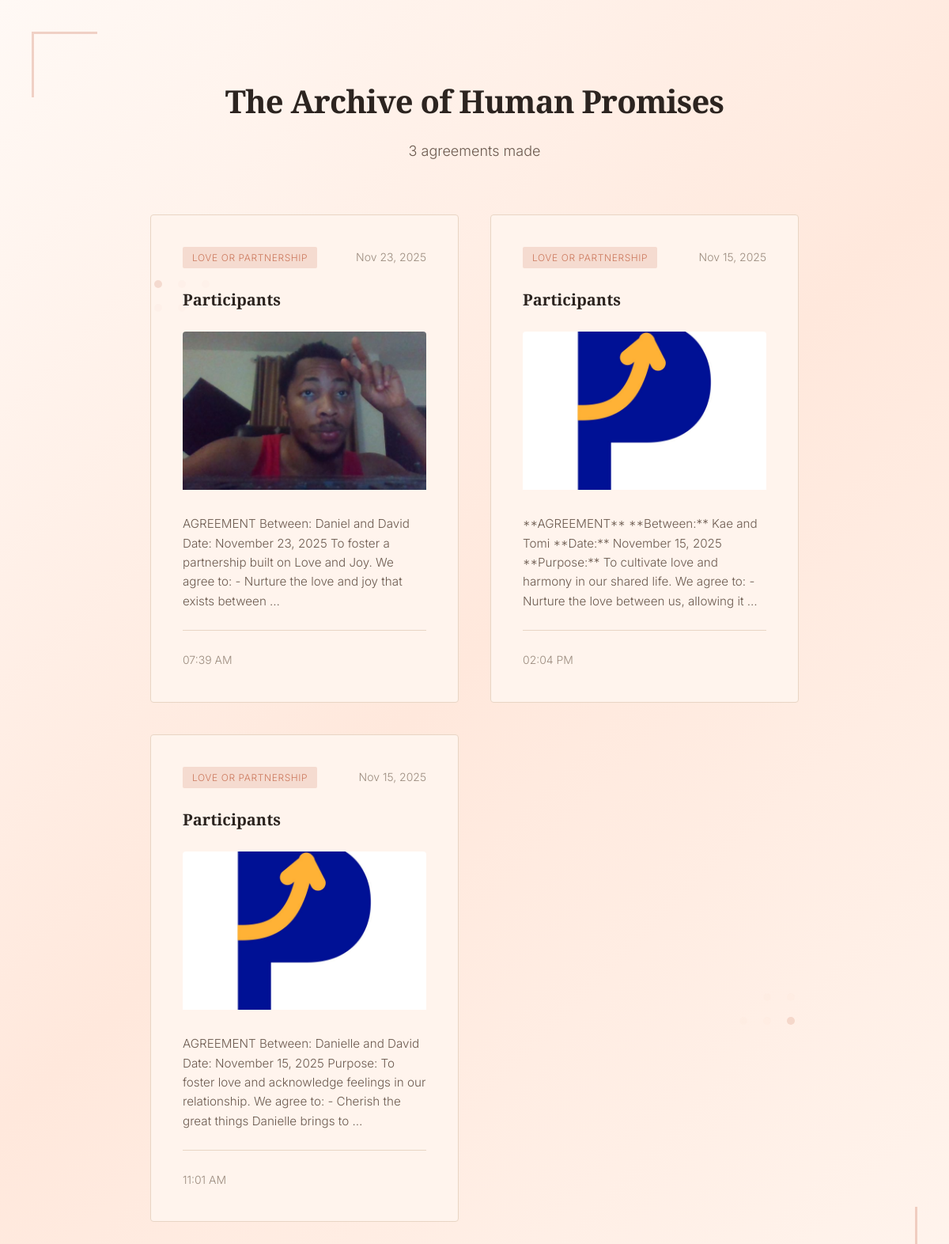
Screenshot of /archive/ (signed in) with the database file from the repository.
### core/models.py (models this page shows, shortened)
class Agreement(models.Model):
    STATUS_CHOICES = [
        ('draft', 'Draft'),
        ('reflection', 'In Reflection'),
        ('review', 'Under Review'),
        ('signed', 'Signed'),
        ('completed', 'Completed'),
    ]
    agreement_type = models.ForeignKey(AgreementType, on_delete=models.CASCADE)
    participants = models.TextField(help_text="Names of participants")
    conversation_history = models.JSONField(default=list, blank=True)
    agreement_text = models.TextField(blank=True)
    edited_text = models.TextField(blank=True, help_text="User edited version")
    status = models.CharField(max_length=20, choices=STATUS_CHOICES, default='draft')
    session_key = models.CharField(max_length=100, unique=True)
    created_at = models.DateTimeField(default=timezone.now)
    signed_at = models.DateTimeField(null=True, blank=True)
    completed_at = models.DateTimeField(null=True, blank=True)
    is_archived = models.BooleanField(default=True)
    class Meta:
        ordering = ['-created_at']
    def get_final_text(self):
        return self.edited_text if self.edited_text else self.agreement_text

class AgreementType(models.Model):
    name = models.CharField(max_length=100)
    slug = models.SlugField(unique=True)
    description = models.TextField()
    icon = models.CharField(max_length=50, blank=True)  # emoji or icon class
    class Meta:
        ordering = ['id']

class Photo(models.Model):
    agreement = models.OneToOneField(Agreement, on_delete=models.CASCADE, related_name='photo')
    image = models.ImageField(upload_to='signing_photos/%Y/%m/')
    uploaded_at = models.DateTimeField(default=timezone.now)

### core/views.py (the view)
# urls.py: path('archive/', views.archive, name='archive'),
@staff_member_required
def archive(request):
    agreements = Agreement.objects.filter(
        status='completed',
        is_archived=True
    ).select_related('agreement_type')
    return render(request, 'archive.html', {
        'agreements': agreements,
        'total_count': agreements.count()
    })

### core/templates/archive.html (shortened to what this page needs)
{% extends 'base.html' %}
{% block content %}
<div class="container fade-in">
    <div class="content-section">
        <div class="archive-header">
            <h1 class="section-title">The Archive of Human Promises</h1>
            <p class="section-subtitle">{{ total_count }} agreements made</p>
        </div>
        <div class="archive-grid">
            {% for agreement in agreements %}
            <div class="archive-card">
                <div class="archive-card-header">
                    <span class="agreement-type-badge">{{ agreement.agreement_type.name }}</span>
                    <span class="agreement-date">{{ agreement.created_at|date:"M d, Y" }}</span>
                </div>
                <div class="archive-card-content">
                    <h3 class="archive-participants">{{ agreement.participants }}</h3>
                    {% if agreement.photo %}
                    <div class="archive-photo">
                        <img src="{{ agreement.photo.image.url }}" alt="Signing moment">
                    </div>
                    {% endif %}
                    <div class="archive-preview">
                        {{ agreement.get_final_text|truncatewords:30 }}
                    </div>
                </div>
                <div class="archive-card-footer">
                    <span class="timestamp">{{ agreement.completed_at|date:"h:i A" }}</span>
                </div>
            </div>
            {% empty %}
            <div class="empty-state">
                <p>No agreements yet. The archive awaits its first promise.</p>
            </div>
            {% endfor %}
        </div>
    </div>
</div>
{% endblock %}

### core/templates/base.html (shortened to what this page needs)
<!DOCTYPE html>
<html lang="en">
<head>
    {% load static %}
    <link rel="stylesheet" href="{% static 'css/style.css' %}">
</head>
<body>
    <div class="page-wrapper">
        {% block content %}{% endblock %}
    </div>
</body>
</html>

### core/static/css/style.css (style rules this page uses)
:root { --primary: #CC785C; --primary-dark: #A65943; --primary-light: #E8A589; --primary-glow: rgba(204, 120, 92, 0.3); --bg-primary: #FFF9F5; --bg-surface: #FFF4ED; --bg-surface-light: #FFE8DC; --bg-hover: #FFD9C7; --text-primary: #2C2420; --text-secondary: #6B5A4F; --text-muted: #9B8B7E; --border: #E8D5C4; --accent-muted: #D4A88C; --space-xs: 0.5rem; --space-sm: 1rem; --space-md: 1.5rem; --space-lg: 2.5rem; --space-xl: 4rem; --font-serif: 'Crimson Text', serif; --font-sans: 'Inter', sans-serif; }
* { margin: 0; padding: 0; box-sizing: border-box; }
body { font-family: var(--font-sans); background: var(--bg-primary); color: var(--text-primary); line-height: 1.6; font-size: 16px; font-weight: 300; overflow-x: hidden; }
.fade-in { animation: fadeIn 0.8s ease-out forwards; }
.page-wrapper { min-height: 100vh; display: flex; align-items: center; justify-content: center; padding: var(--space-lg); }
.container { max-width: 900px; width: 100%; margin: 0 auto; }
.content-section { padding: var(--space-xl) var(--space-lg); }
.section-title { font-family: var(--font-serif); font-size: 2.5rem; font-weight: 600; color: var(--text-primary); margin-bottom: var(--space-md); line-height: 1.2; letter-spacing: -0.02em; }
.section-subtitle { font-size: 1.125rem; color: var(--text-secondary); margin-bottom: var(--space-lg); line-height: 1.7; font-weight: 300; }
.archive-header { text-align: center; margin-bottom: var(--space-xl); }
.archive-grid { display: grid; grid-template-columns: repeat(auto-fill, minmax(320px, 1fr)); gap: var(--space-lg); }
.archive-card { background: var(--bg-surface); border: 1px solid var(--border); border-radius: 4px; padding: var(--space-lg); transition: all 0.3s ease; }
.archive-card-header { display: flex; justify-content: space-between; align-items: center; margin-bottom: var(--space-md); }
.agreement-type-badge { font-size: 0.75rem; padding: 0.25rem 0.75rem; background: rgba(204, 120, 92, 0.2); color: var(--primary); border-radius: 2px; text-transform: uppercase; letter-spacing: 0.05em; }
.agreement-date { font-size: 0.875rem; color: var(--text-muted); }
.archive-participants { font-family: var(--font-serif); font-size: 1.25rem; font-weight: 600; color: var(--text-primary); margin-bottom: var(--space-md); }
.archive-photo { margin: var(--space-md) 0; border-radius: 4px; overflow: hidden; }
.archive-photo img { width: 100%; height: 200px; object-fit: cover; }
.archive-preview { font-size: 0.95rem; color: var(--text-secondary); line-height: 1.6; margin-bottom: var(--space-md); }
.archive-card-footer { padding-top: var(--space-md); border-top: 1px solid var(--border); }
.timestamp { font-size: 0.875rem; color: var(--text-muted); }
body { background: linear-gradient(135deg, #FFF9F5 0%, #FFE8DC 50%, #FFF4ED 100%); background-attachment: fixed; }
.page-wrapper::before { content: ''; position: fixed; top: 40px; left: 40px; width: 80px; height: 80px; border-top: 3px solid rgba(204, 120, 92, 0.3); border-left: 3px solid rgba(204, 120, 92, 0.3); z-index: 0; }
.page-wrapper::after { content: ''; position: fixed; bottom: 40px; right: 40px; width: 80px; height: 80px; border-bottom: 3px solid rgba(204, 120, 92, 0.3); border-right: 3px solid rgba(204, 120, 92, 0.3); z-index: 0; }
.container::before { content: ''; position: absolute; top: 20%; left: 5%; width: 10px; height: 10px; background: var(--primary); opacity: 0.2; border-radius: 50%; box-shadow: 30px 0 0 rgba(204, 120, 92, 0.15), 60px 0 0 rgba(204, 120, 92, 0.1), 0 30px 0 rgba(204, 120, 92, 0.15), 30px 30px 0 rgba(204, 120, 92, 0.1); }
.container::after { content: ''; position: absolute; bottom: 20%; right: 5%; width: 10px; height: 10px; background: var(--primary); opacity: 0.2; border-radius: 50%; box-shadow: -30px 0 0 rgba(232, 165, 137, 0.15), -60px 0 0 rgba(232, 165, 137, 0.1), 0 -30px 0 rgba(232, 165, 137, 0.15), -30px -30px 0 rgba(232, 165, 137, 0.1); }

### rows the page displays
Agreement: agreement_type.name "LOVE OR PARTNERSHIP", created_at "Nov 23, 2025", participants "Participants", photo.image (picture), get_final_text "AGREEMENT Between: Daniel and David Date: November 23, 2025 To foster a partnership built on Love and Joy. We agree to: - Nurture the love and joy that exists between …", completed_at "07:39 AM"
Agreement: agreement_type.name "LOVE OR PARTNERSHIP", created_at "Nov 15, 2025", participants "Participants", photo.image (picture), get_final_text "**AGREEMENT** **Between:** Kae and Tomi **Date:** November 15, 2025 **Purpose:** To cultivate love and harmony in our shared life. We agree to: - Nurture the love between us, allowing it …", completed_at "02:04 PM"
Agreement: agreement_type.name "LOVE OR PARTNERSHIP", created_at "Nov 15, 2025", participants "Participants", photo.image (picture), get_final_text "AGREEMENT Between: Danielle and David Date: November 15, 2025 Purpose: To foster love and acknowledge feelings in our relationship. We agree to: - Cherish the great things Danielle brings to …", completed_at "11:01 AM"

### other values shown
{{ total_count }} "3"
